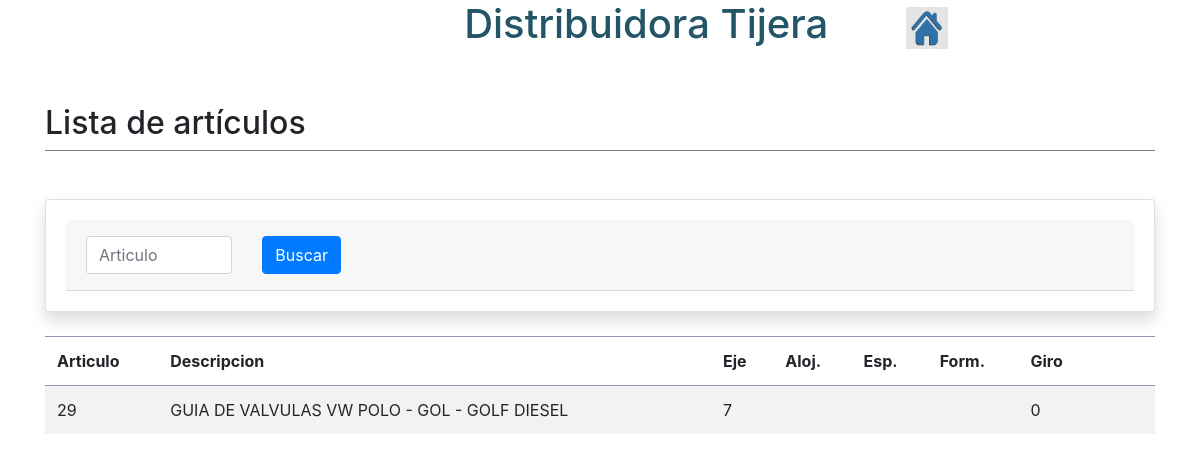
Before: /controlador/controlador_articulos.php?cod_art=29 with the older database file.
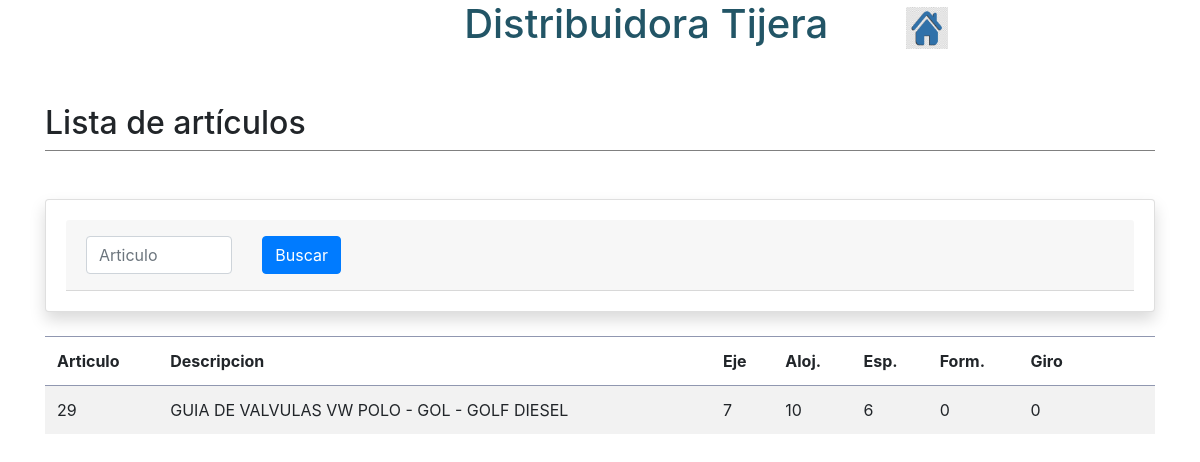
After: the same page with the newer database file.
### tables this page shows
CREATE TABLE `articulo` (
  `codigo` int(5) NOT NULL,
  `eje` float NOT NULL,
  `aloj` float NOT NULL,
  `esp` float NOT NULL,
  `form` float NOT NULL,
  `giro` float NOT NULL,
  `descripcion` varchar(200) NOT NULL
);

### modelo/modelo_articulos.php (called while the page is built, shortened)
<?php
function getlistaArticulos(){
	$conn = getConexion();
    $sql = "SELECT codigo, descripcion, eje, aloj, esp, form, giro FROM articulo";
    $result = mysqli_query($conn, $sql);
    $articulos = Array();
    if(mysqli_num_rows($result) > 0)
    {
        while ($row=mysqli_fetch_assoc($result))
        {
            $articulo= Array();
            $articulo['codigo'] = $row["codigo"];
			$articulo['descripcion'] = $row["descripcion"];
            $articulo['eje'] = $row["eje"];
            $articulo['aloj'] = $row["aloj"];
            $articulo['esp'] = $row["esp"];
            $articulo['form'] = $row["form"];
			$articulo['giro'] = $row["giro"];
            $articulos[] = $articulo;
        }
    }
    else{
        echo "No se encontro coincidencias";
    }
    return $articulos;
}
function getArticulo($codigo){
	$con = getConexion();
    $sql = "SELECT codigo, descripcion, eje, aloj, esp, form, giro FROM articulo where codigo= '$codigo'";
    $result = mysqli_query($con, $sql);
    $art = Array();
    if(mysqli_num_rows($result) > 0)
    {
        while ($row=mysqli_fetch_assoc($result))
        {
            $articulo= Array();
            $articulo['codigo'] = $row["codigo"];
			$articulo['descripcion'] = $row["descripcion"];
            $articulo['eje'] = $row["eje"];
            $articulo['aloj'] = $row["aloj"];
            $articulo['esp'] = $row["esp"];
            $articulo['form'] = $row["form"];
			$articulo['giro'] = $row["giro"];
            $art[] = $articulo;
        }
    }
    else{
        echo "No se encontro coincidencias";
    }
    return $art;
}

### vista/articulos.php (the view, shortened to what this page needs)
<?php
include_once("../controlador/controlador_articulos.php");
?>
<!DOCTYPE html>
<html>
<?php
include("../head.php");
?>
<body>
    <div class="container">
		<?php
			include("../header.php");
		?>
		<br><br>
		<div class="row">
			<div class="col-md-12">
				<h2>Lista de art&iacuteculos <h2>
			</div>
		</div>
		<div class="row">
			<div class="col-md-12">
				<div class="separador"></div>
			</div>
		</div>
		<br><br>
    <div class="card shadow mb-4">
        <div class="card-body">
            <div class="card-header py-3">
                <form method="get" action="../controlador/controlador_articulos.php">
                    <div class="row">
						<div class="col-md-2">
                            <input class="form-control" type="text" placeholder="Articulo" id="cod_art" name="cod_art">
                        </div>
						<div class="col-md-3">
                        <button class="btn btn-primary" type="submit">Buscar</button>
						</div>
                    </div>
                    </div>
        </div>
    </div>
    <div class="table-responsive">
            <table class="table table-striped" id="dataTable" width="100%" cellspacing="0">
                <thead>
                <tr>
                    <th>Articulo</th>
                    <th>Descripcion</th>
                    <th>Eje</th>
                    <th>Aloj.</th>
                    <th>Esp.</th>
                    <th>Form.</th>
                    <th>Giro</th>
                    <th></th>
                    <th></th>
                </tr>
                </thead>
                <tbody>
                <?php
                    foreach($articulos as $articulo){
                        echo "<tr>
                             <td>".$articulo['codigo']."</td>
                             <td>".$articulo['descripcion']."</td>
                             <td>".$articulo['eje']."</td>
                             <td>".$articulo['aloj']."</td>
                             <td>".$articulo['esp']."</td>
                             <td>".$articulo['form']."</td>
                             <td>".$articulo['giro']."</td>
                             <td><a href=''></a></td>
                             <td><a href=''></a></td>
                         </tr>";
                    }
                ?>
                </tbody>
            </table>
 </div>
 </div>
</body>
</html>

Changed rows visible on the page:
changed articulo "GUIA DE VALVULAS VW POLO - GOL - GOLF DIESEL": aloj (not shown) → "10"; esp (not shown) → "6"; form (not shown) → "0"
